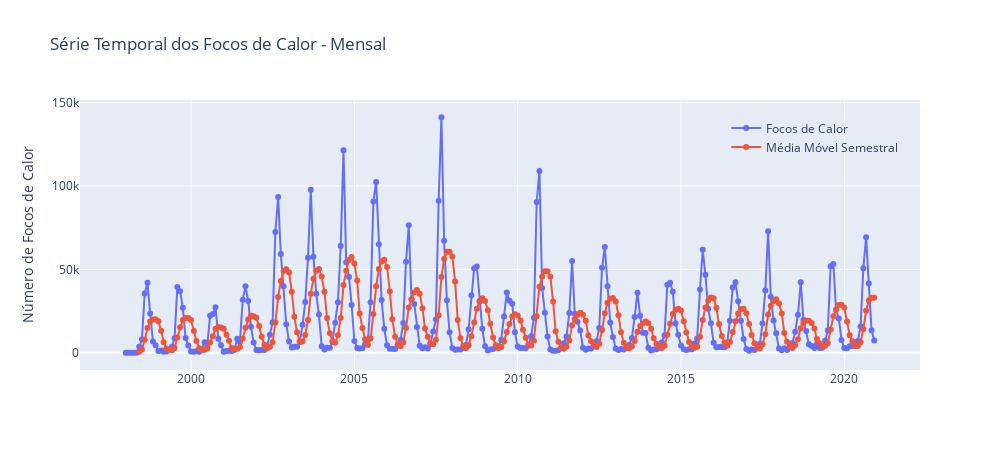

The cell this chart's notebook holds for it:
### Code cell
plot_forest_fires_month(base, 'Série Temporal dos Focos de Calor - Mensal')

### Figure 1 — Plotly figure (JSON) as saved in the notebook; plotly's stock layout.template omitted (floating-point values rounded to 4 significant figures; data arrays with more than 128 entries replaced by an {"elided": "..."} marker saying what was removed)
{"data": [{"mode": "markers+lines", "name": "Focos de Calor", "text": {"elided": "276 int values"}, "textposition": "top center", "type": "scatter", "x": {"elided": "276 str values"}, "y": {"elided": "276 int values"}}, {"mode": "markers+lines", "name": "Média Móvel Semestral", "type": "scatter", "x": {"elided": "276 str values"}, "y": {"elided": "276 float values"}}], "layout": {"height": 450, "legend": {"bgcolor": "rgba(255, 255, 255, 0)", "x": 0.98, "xanchor": "right", "y": 0.95, "yanchor": "top"}, "title": {"text": "Série Temporal dos Focos de Calor - Mensal"}, "width": 1000, "yaxis": {"title": {"text": "Número de Focos de Calor"}}}}
